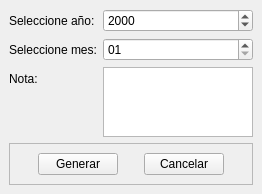
<?xml version="1.0" encoding="UTF-8"?>
<ui version="4.0">
 <class>MainWindow</class>
 <widget class="QMainWindow" name="MainWindow">
  <property name="geometry">
   <rect>
    <x>0</x>
    <y>0</y>
    <width>262</width>
    <height>158</height>
   </rect>
  </property>
  <property name="windowTitle">
   <string>Formato de asistencia</string>
  </property>
  <widget class="QWidget" name="centralwidget">
   <layout class="QVBoxLayout" name="verticalLayout">
    <item>
     <layout class="QFormLayout" name="formLayout">
      <item row="0" column="0">
       <widget class="QLabel" name="label">
        <property name="text">
         <string>Seleccione año:</string>
        </property>
       </widget>
      </item>
      <item row="0" column="1">
       <widget class="QDateEdit" name="ano_select">
        <property name="currentSection">
         <enum>QDateTimeEdit::YearSection</enum>
        </property>
        <property name="displayFormat">
         <string>yyyy</string>
        </property>
       </widget>
      </item>
      <item row="1" column="0">
       <widget class="QLabel" name="label_2">
        <property name="text">
         <string>Seleccione mes:</string>
        </property>
       </widget>
      </item>
      <item row="1" column="1">
       <widget class="QDateEdit" name="mes_select">
        <property name="displayFormat">
         <string>MM</string>
        </property>
       </widget>
      </item>
      <item row="2" column="0">
       <widget class="QLabel" name="label_3">
        <property name="text">
         <string>Nota:</string>
        </property>
       </widget>
      </item>
      <item row="2" column="1">
       <widget class="QPlainTextEdit" name="nota"/>
      </item>
     </layout>
    </item>
    <item>
     <widget class="QFrame" name="frame">
      <property name="frameShape">
       <enum>QFrame::StyledPanel</enum>
      </property>
      <property name="frameShadow">
       <enum>QFrame::Raised</enum>
      </property>
      <layout class="QHBoxLayout" name="horizontalLayout">
       <item>
        <spacer name="horizontalSpacer">
         <property name="orientation">
          <enum>Qt::Horizontal</enum>
         </property>
         <property name="sizeHint" stdset="0">
          <size>
           <width>33</width>
           <height>20</height>
          </size>
         </property>
        </spacer>
       </item>
       <item>
        <widget class="QPushButton" name="generar">
         <property name="text">
          <string>Generar</string>
         </property>
        </widget>
       </item>
       <item>
        <spacer name="horizontalSpacer_2">
         <property name="orientation">
          <enum>Qt::Horizontal</enum>
         </property>
         <property name="sizeHint" stdset="0">
          <size>
           <width>33</width>
           <height>20</height>
          </size>
         </property>
        </spacer>
       </item>
       <item>
        <widget class="QPushButton" name="cancelar">
         <property name="text">
          <string>Cancelar</string>
         </property>
        </widget>
       </item>
       <item>
        <spacer name="horizontalSpacer_3">
         <property name="orientation">
          <enum>Qt::Horizontal</enum>
         </property>
         <property name="sizeHint" stdset="0">
          <size>
           <width>33</width>
           <height>20</height>
          </size>
         </property>
        </spacer>
       </item>
      </layout>
     </widget>
    </item>
   </layout>
  </widget>
 </widget>
 <resources/>
 <connections/>
</ui>
